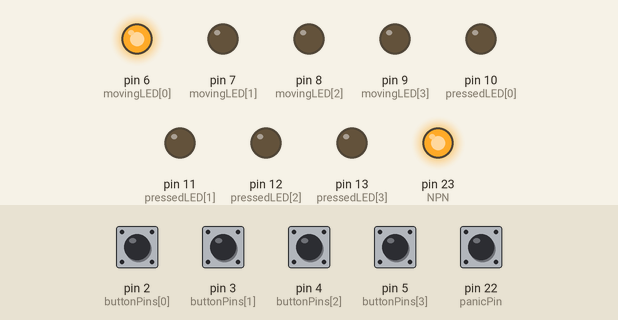
Recording of a sketch running on a simulated Arduino Mega 2560, built with avr-gcc and run on an emulated ATmega2560. Parts: output pins drawn as LEDs (lit = HIGH). The inputs (shaded band) are chosen by the test bench; at power-on: pin 2 (buttonPins[0]), pin 3 (buttonPins[1]), pin 4 (buttonPins[2]), pin 5 (buttonPins[3]), pin 22 (panicPin) HIGH.

Above: at 1.2 s.
1.3 s: pin 4 (buttonPins[2]) pulled LOW for 0.15 s
At 3.9 s:
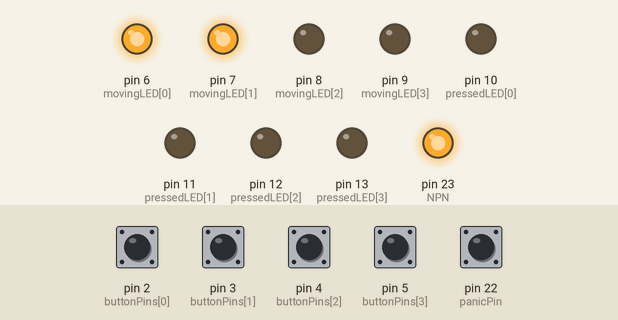
4.4 s: pin 2 (buttonPins[0]) pulled LOW for 1 s
At 6.0 s:
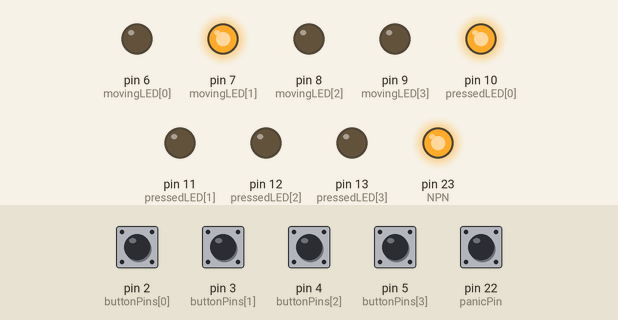
8.4 s: pin 5 (buttonPins[3]) pulled LOW for 1 s
At 11.8 s:
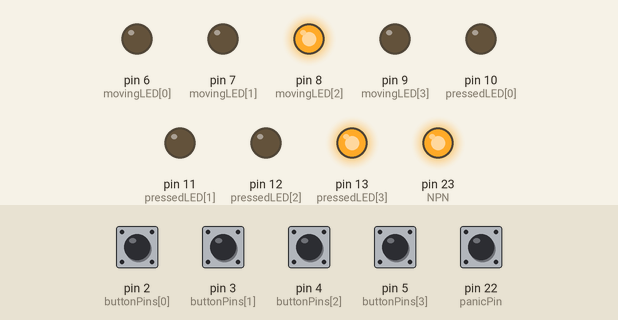
12.4 s: pin 3 (buttonPins[1]) pulled LOW for 0.15 s
At 14.4 s:
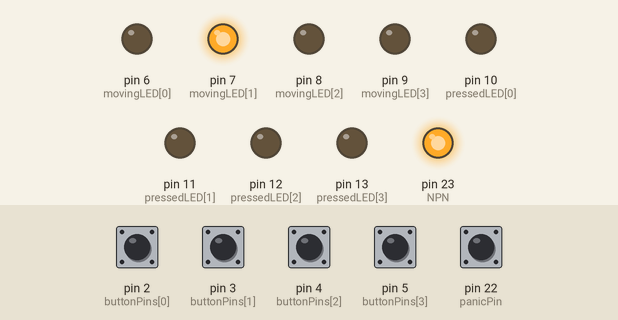
15.5 s: pin 22 (panicPin) pulled LOW for 0.15 s
At 16.9 s:
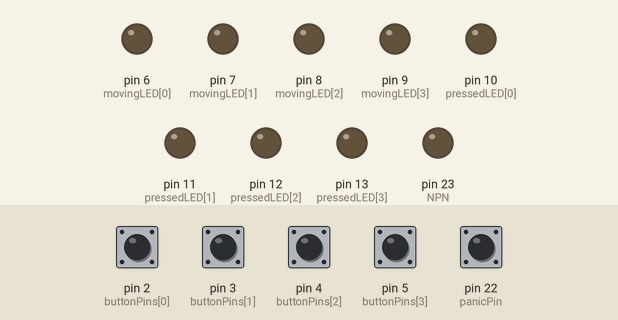
17.2 s: pin 22 (panicPin) pulled LOW for 1 s
At 19.6 s:
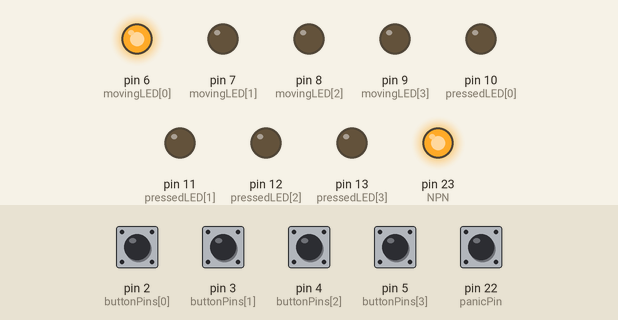
Timing chart, 0 to 20.7 s (numbered marks = the images above; inputs shaded):
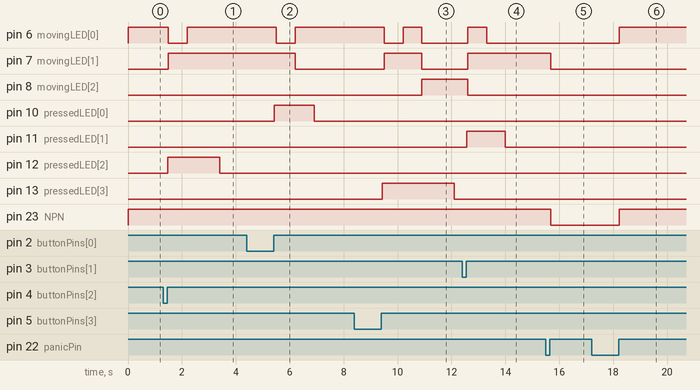

The sketch:

elevator_bounce_7seg.ino
```cpp
#include <elapsedMillis.h>
#include <Bounce2.h>

const uint8_t buttonPins[] = {2, 3, 4, 5};
const uint8_t pressedLED[] = {10, 11, 12, 13};
const uint8_t movingLED[] = {6, 7, 8, 9};
const uint8_t panicPin = 22;
const uint8_t NPN = 23;
int binaryNum[] = {1, 0, 0, 0};
bool shutdownChecker = false;
int startPos = 0;
Bounce * buttons = new Bounce[4];
Bounce panic = Bounce();

void setup() {
  for(int i = 0; i < 4; i++) {
    pinMode(pressedLED[i], OUTPUT);
    pinMode(movingLED[i], OUTPUT);
    digitalWrite(pressedLED[i], LOW);
    digitalWrite(movingLED[i], binaryNum[i]);
    buttons[i].attach(buttonPins[i], INPUT_PULLUP);
    buttons[i].interval(25);
  }
  panic.attach(panicPin, INPUT_PULLUP);
  panic.interval(25);
  pinMode(NPN, OUTPUT);
  digitalWrite(NPN, HIGH);
}

void binary(int n) {
  for(int i = 0; i < 4; i++) {
    binaryNum[i] = n % 2;
    n /= 2;
  }
}

void completeShutdown() {
  shutdownChecker = !shutdownChecker;
  if(shutdownChecker) {
    for(int i = 0; i < 4; i++) {
      digitalWrite(movingLED[i], LOW);
      digitalWrite(pressedLED[i], LOW);
      binaryNum[i] = 0;
    }
    digitalWrite(NPN, LOW);
  } else {
    binaryNum[0] = 1;
    digitalWrite(movingLED[0], HIGH);
    startPos = 0;
    digitalWrite(NPN, HIGH);
  }
}

void moving(int endPos) {
  if(endPos > startPos)
    for(int i = startPos + 1; i < endPos + 1; i++) {
      binary(i + 1);
      for(int i = 0; i < 4; i++)
        digitalWrite(movingLED[i], binaryNum[i]);
      for(int j = 0; j < 2; j++)
        pressedButton();
      if(shutdownChecker)
        return;
      if(digitalRead(pressedLED[i]) == HIGH) {
        for(int j = 0; j < 10; j++)
          pressedButton();
        if(shutdownChecker)
          return;
        digitalWrite(pressedLED[i], LOW);
      } else
        for(int j = 0; j < 5; j++)
          pressedButton();
        if(shutdownChecker)
          return;
    }
  else if(startPos > endPos)
    for(int i = startPos + 1; i > endPos + 1; i--) {
      binary(i - 1);
      for(int i = 0; i < 4; i++)
        digitalWrite(movingLED[i], binaryNum[i]);
      for(int j = 0; j < 2; j++)
        pressedButton();
      if(shutdownChecker)
        return;
      if(digitalRead(pressedLED[i - 1]) == HIGH) {
        for(int j = 0; j < 10; j++)
          pressedButton();
        if(shutdownChecker)
          return;
        digitalWrite(pressedLED[i - 1], LOW);
      } else
        for(int j = 0; j < 5; j++)
          pressedButton();
        if(shutdownChecker)
          return;
    }
  digitalWrite(pressedLED[endPos], LOW);
  startPos = endPos;
}

int pressedButton() {
  elapsedMillis counter;
  while(counter < 100)
    for(int i = 0; i < 4; i++) {
      buttons[i].update();
      panic.update();
      if(buttons[i].rose() && !shutdownChecker)
        digitalWrite(pressedLED[i], HIGH);
      if(panic.rose())
        completeShutdown();
    }
}

void loop() {
  int endPos;
  pressedButton();

  for(int i = 0; i < 4; i++) {
    digitalWrite(movingLED[i], binaryNum[i]);
    if(digitalRead(pressedLED[i]) == HIGH && !shutdownChecker) {
      endPos = i;
      moving(endPos);
    }
  }
}
```

Measured:
- after the input at 1.3 s, pin 6 (movingLED[0]): HIGH → LOW after 0.20 s, → HIGH 0.70 s later; pin 7 (movingLED[1]): LOW → HIGH after 0.20 s; pin 12 (pressedLED[2]): LOW → HIGH after 0.17 s, → LOW 1.9 s later
- after the input at 4.4 s, pin 6 (movingLED[0]): HIGH → LOW after 1.1 s, → HIGH 0.70 s later; pin 7 (movingLED[1]): HIGH → LOW after 1.8 s; pin 10 (pressedLED[0]): LOW → HIGH after 1.0 s, → LOW 1.5 s later
- after the input at 8.4 s, pin 6 (movingLED[0]): HIGH → LOW after 1.1 s, → HIGH 0.70 s later, → LOW 0.70 s later; pin 7 (movingLED[1]): LOW → HIGH after 1.1 s, → LOW 1.4 s later; pin 8 (movingLED[2]): LOW → HIGH after 2.5 s; pin 13 (pressedLED[3]): LOW → HIGH after 1.0 s, → LOW 2.7 s later
- after the input at 12.4 s, pin 6 (movingLED[0]): LOW → HIGH after 0.20 s, → LOW 0.70 s later; pin 7 (movingLED[1]): LOW → HIGH after 0.20 s; pin 8 (movingLED[2]): HIGH → LOW after 0.20 s; pin 11 (pressedLED[1]): LOW → HIGH after 0.17 s, → LOW 1.4 s later
- after the input at 15.5 s, pin 7 (movingLED[1]), pin 23 (NPN): HIGH → LOW after 0.17 s
- after the input at 17.2 s, pin 6 (movingLED[0]), pin 23 (NPN): LOW → HIGH after 1.0 s
